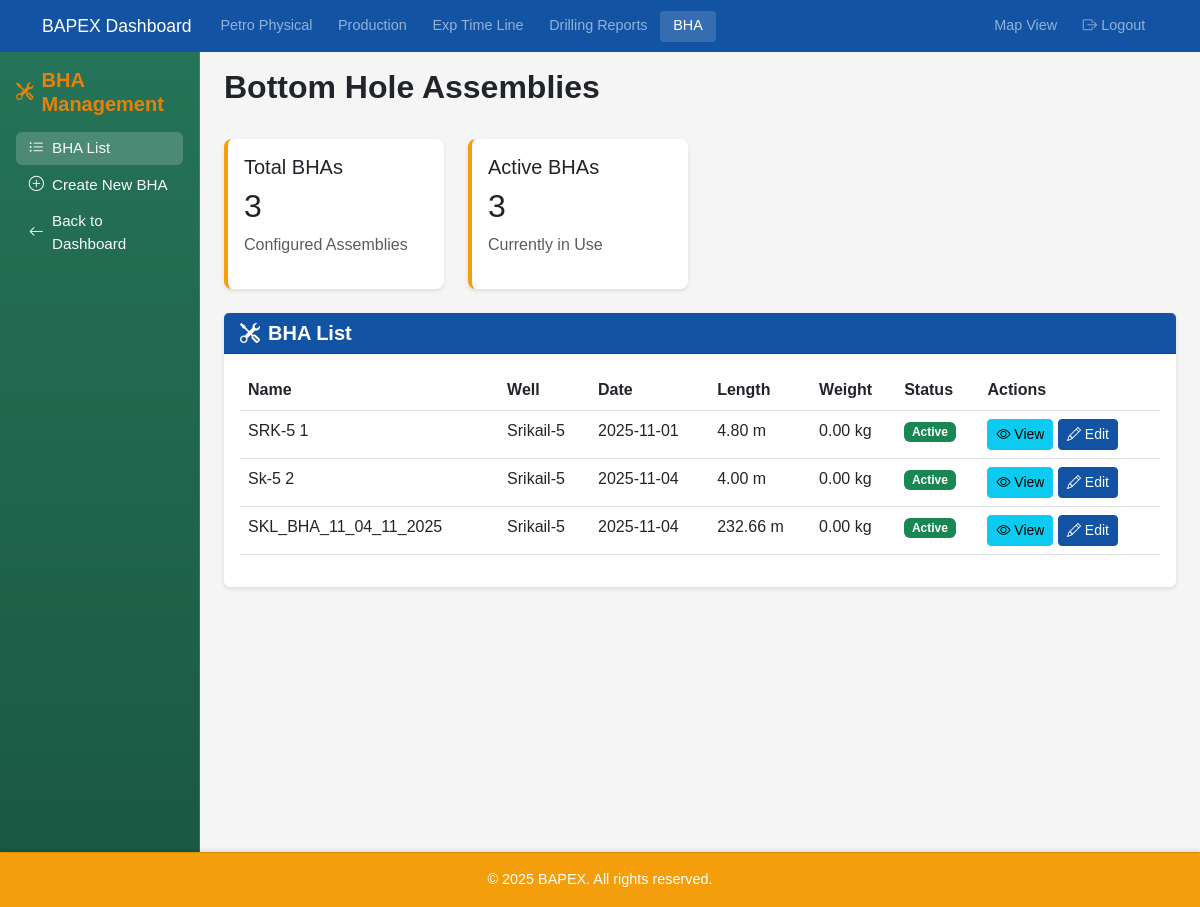
The page /bha/ (signed in) on the database as committed earlier.
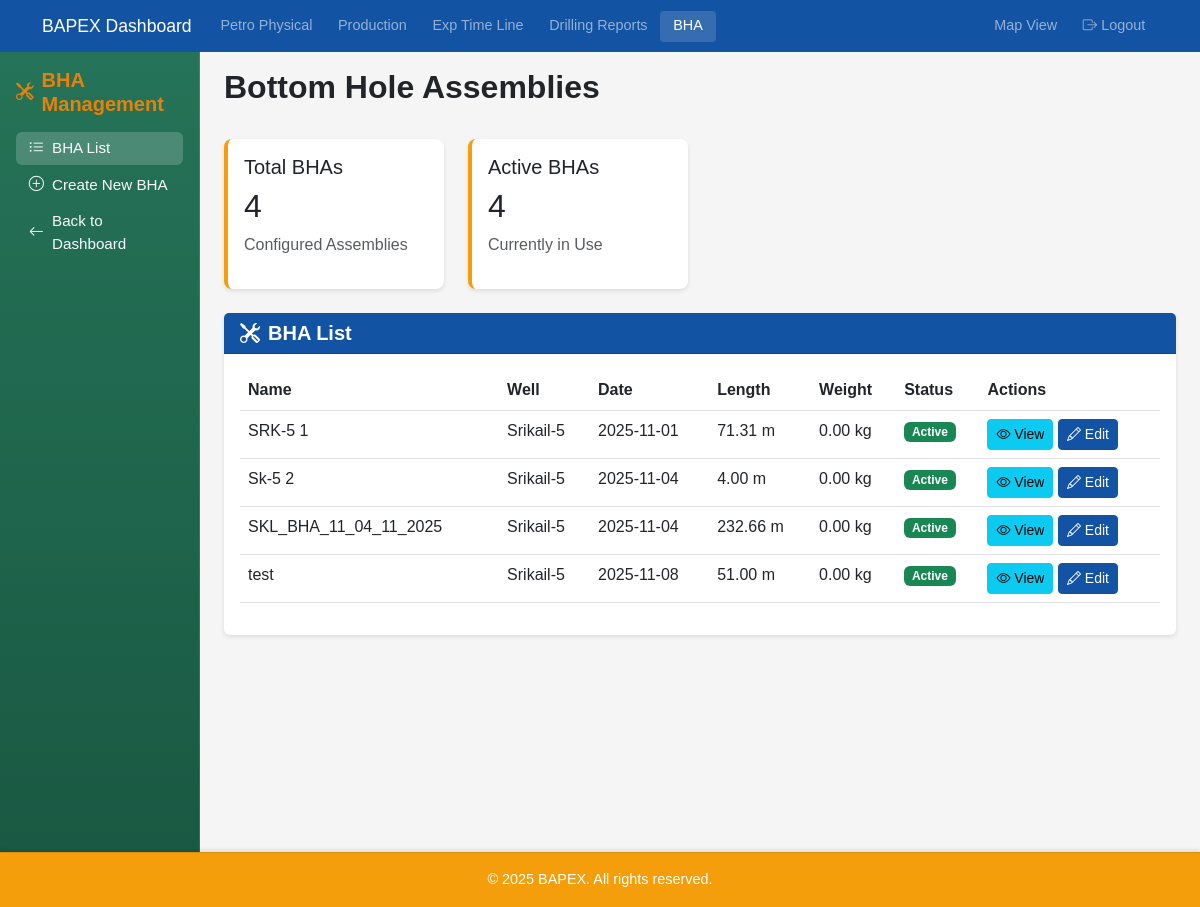
The same page on the database as committed later.
### plotter/models.py (models this page shows, shortened)
class BHA(models.Model):
    name = models.CharField(max_length=200)
    drilling_report = models.ForeignKey(DailyDrillingReport, on_delete=models.CASCADE, related_name='bha_configurations')
    components = models.ManyToManyField(BHAComponent, through='BHAComponentPosition')
    total_length = models.FloatField(help_text="Total length in meters", null=True, blank=True)
    total_weight = models.FloatField(help_text="Total weight in kg", null=True, blank=True)
    created_at = models.DateTimeField(auto_now_add=True)
    updated_at = models.DateTimeField(auto_now=True)
    notes = models.TextField(null=True, blank=True)
    is_active = models.BooleanField(default=True)

class DailyDrillingReport(models.Model):
    well = models.ForeignKey(Well, on_delete=models.CASCADE, related_name='drilling_reports')
    report_no = models.IntegerField(blank=True, null=True)
    date = models.DateField(blank=True, null=True)
    depth_start = models.FloatField(help_text="start depth (MD) in meters")
    depth_end = models.FloatField(help_text="end depth (MD) in meters")
    depth_start_tvd = models.FloatField(help_text="start depth (TVD) in meters", blank=True, null=True)
    depth_end_tvd = models.FloatField(help_text="end depth (TVD) in meters", blank=True, null=True)
    current_operation = models.TextField(blank=True, null=True)
    present_activity = models.TextField(blank=True, null=True)
    csg = models.TextField(blank=True, null=True)
    last_csg = models.TextField(blank=True, null=True)
    next_program = models.TextField(blank=True, null=True)
    gas_show = models.TextField(blank=True, null=True, help_text="Description of gas shows if any")
    comments = models.TextField(blank=True, null=True)
    class Meta:
        ordering = ['date', 'depth_start']
        verbose_name = 'Daily Drilling Report'
        verbose_name_plural = 'Daily Drilling Reports'

class Well(models.Model):
    name = models.CharField(max_length=100, unique=True)
    location = models.CharField(max_length=200, null=True, blank=True)
    type = models.CharField(max_length=200, null=True, blank=True)
    rig = models.CharField(max_length=200, null=True, blank=True)
    spud_date = models.DateField(null=True, blank=True)
    gas_field = models.ForeignKey(
        GasField,
        on_delete=models.CASCADE,
        related_name='wells'
    )

### plotter/bha_views.py (the view)
# urls.py: path('bha/', bha_views.bha_list, name='bha_list'),
@login_required
def bha_list(request):
    bhas = BHA.objects.select_related('drilling_report', 'drilling_report__well').all()
    active_bhas_count = BHA.objects.filter(is_active=True).count()
    return render(request, 'plotter/bha/list.html', {
        'bhas': bhas,
        'active_bhas_count': active_bhas_count
    })

### plotter/templates/plotter/bha/list.html (shortened to what this page needs)
{% extends 'plotter/bha/base_bha.html' %}
{% block bha_content %}
<div class="row">
    <div class="col-md-12 mb-4">
        <h2 class="text-dark" style="font-weight:700;">Bottom Hole Assemblies</h2>
    </div>
</div>
<div class="row">
    <div class="col-md-3 mb-4">
        <div class="card stats-card">
            <div class="card-body">
                <h5 class="card-title">Total BHAs</h5>
                <h2 class="card-text">{{ bhas|length }}</h2>
                <p class="text-muted">Configured Assemblies</p>
            </div>
        </div>
    </div>
    <div class="col-md-3 mb-4">
        <div class="card stats-card">
            <div class="card-body">
                <h5 class="card-title">Active BHAs</h5>
                <h2 class="card-text">{{ active_bhas_count }}</h2>
                <p class="text-muted">Currently in Use</p>
            </div>
        </div>
    </div>
</div>
<div class="row">
    <div class="col-md-12">
        <div class="card">
            <div class="card-header text-white" style="background-color: #1353A3;">
                <h5 class="mb-0" style="font-weight:700;">
                    <i class="bi bi-tools me-2"></i>BHA List
                </h5>
            </div>
            <div class="card-body">
                <div class="table-responsive">
                    <table class="table table-hover">
                        <thead>
                            <tr>
                                <th>Name</th>
                                <th>Well</th>
                                <th>Date</th>
                                <th>Length</th>
                                <th>Weight</th>
                                <th>Status</th>
                                <th>Actions</th>
                            </tr>
                        </thead>
                        <tbody>
                            {% for bha in bhas %}
                            <tr>
                                <td>{{ bha.name }}</td>
                                <td>{{ bha.drilling_report.well.name }}</td>
                                <td>{{ bha.drilling_report.date|date:"Y-m-d" }}</td>
                                <td>{{ bha.total_length|floatformat:2 }} m</td>
                                <td>{{ bha.total_weight|floatformat:2 }} kg</td>
                                <td>
                                    {% if bha.is_active %}
                                    <span class="badge bg-success">Active</span>
                                    {% else %}
                                    <span class="badge bg-secondary">Inactive</span>
                                    {% endif %}
                                </td>
                                <td>
                                    <a href="{% url 'bha_detail' bha.id %}" class="btn btn-sm btn-info">
                                        <i class="bi bi-eye"></i> View
                                    </a>
                                    <a href="{% url 'bha_edit_designer' bha.id %}" class="btn btn-sm btn-primary">
                                        <i class="bi bi-pencil"></i> Edit
                                    </a>
                                </td>
                            </tr>
                            {% endfor %}
                        </tbody>
                    </table>
                </div>
            </div>
        </div>
    </div>
</div>
{% endblock %}

Rows that differ between the two databases and show on the page:
changed BHA "SRK-5 1": total_length "4.80" → "71.31"
added BHA: name "test", drilling_report.well.name "Srikail-5", drilling_report "2025-11-08", total_length "51.00", total_weight "0.00", is_active "Active"
Other text that changed with them:
{{ bhas|length }}: "3" → "4"
{{ active_bhas_count }}: "3" → "4"
